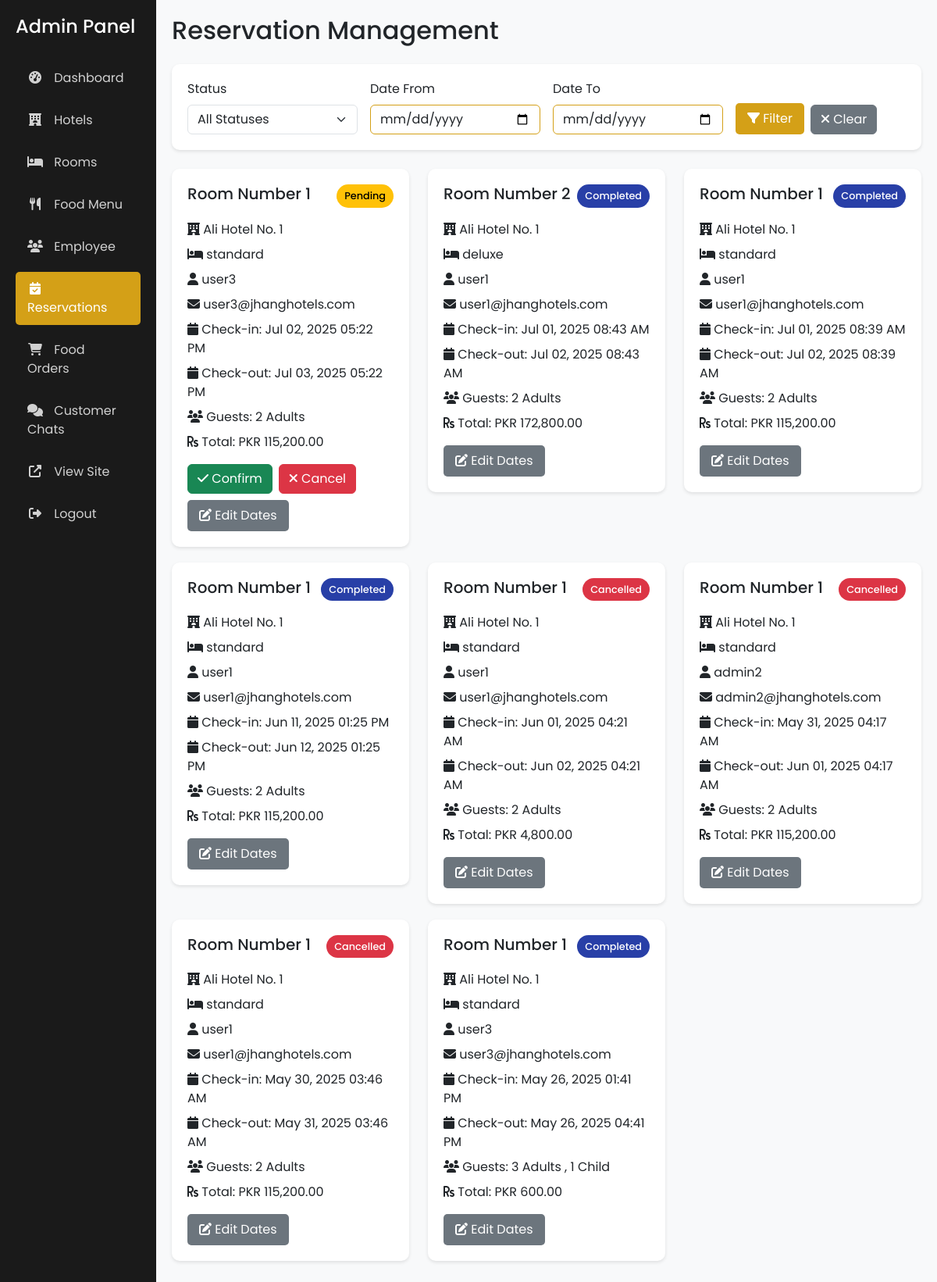
Screenshot of /admin/reservations.php (signed in) with the database file from the repository.
### tables this page shows
CREATE TABLE `bookings` (
  `id` int(11) NOT NULL,
  `user_id` int(11) NOT NULL,
  `hotel_id` int(11) NOT NULL,
  `room_id` int(11) NOT NULL,
  `check_in_date` datetime NOT NULL,
  `check_out_date` datetime NOT NULL,
  `adults` int(11) NOT NULL,
  `children` int(11) NOT NULL,
  `total_price` decimal(10,2) NOT NULL,
  `booking_status` enum('pending','confirmed','cancelled','completed') DEFAULT 'pending',
  `created_at` timestamp NOT NULL DEFAULT current_timestamp(),
  `status` varchar(20) DEFAULT 'pending',
  `check_in` datetime DEFAULT NULL,
  `check_out` datetime DEFAULT NULL
);

CREATE TABLE `hotels` (
  `id` int(11) NOT NULL,
  `name` varchar(100) NOT NULL,
  `description` text DEFAULT NULL,
  `address` text NOT NULL,
  `city` varchar(50) NOT NULL,
  `phone` varchar(20) DEFAULT NULL,
  `email` varchar(100) DEFAULT NULL,
  `website` varchar(100) DEFAULT NULL,
  `image_url` varchar(255) DEFAULT NULL,
  `created_at` timestamp NOT NULL DEFAULT current_timestamp(),
  `updated_at` timestamp NOT NULL DEFAULT current_timestamp() ON UPDATE current_timestamp(),
  `vendor_id` int(11) NOT NULL,
  `average_rating` decimal(3,2) DEFAULT NULL COMMENT 'Stores the average rating (1.00-5.00) for the hotel'
);

CREATE TABLE `rooms` (
  `id` int(11) NOT NULL,
  `hotel_id` int(11) NOT NULL,
  `room_type` enum('standard','deluxe','suite','presidential_suite') NOT NULL,
  `description` text DEFAULT NULL,
  `price_per_hour` decimal(10,2) NOT NULL,
  `capacity` int(11) NOT NULL,
  `image_url` varchar(255) DEFAULT NULL,
  `amenities` text DEFAULT NULL,
  `status` enum('available','not available','maintenance') DEFAULT 'available',
  `created_at` timestamp NOT NULL DEFAULT current_timestamp(),
  `updated_at` timestamp NOT NULL DEFAULT current_timestamp() ON UPDATE current_timestamp()
);

CREATE TABLE `users` (
  `id` int(11) NOT NULL,
  `username` varchar(50) NOT NULL,
  `email` varchar(100) NOT NULL,
  `password` varchar(255) NOT NULL,
  `role` enum('admin','user') DEFAULT 'user',
  `status` enum('active','inactive','suspended') NOT NULL DEFAULT 'active',
  `created_at` timestamp NOT NULL DEFAULT current_timestamp(),
  `first_name` varchar(50) NOT NULL,
  `last_name` varchar(50) NOT NULL,
  `phone` varchar(20) DEFAULT NULL,
  `address` text DEFAULT NULL,
  `profile_image` varchar(255) DEFAULT '',
  `vendor_id` int(11) NOT NULL DEFAULT 0
);

### admin/reservations.php (the view, shortened to what this page needs)
<?php
require_once '../includes/session.php';
$user_id = isset($_GET['user_id']) ? (int)$_GET['user_id'] : null;
$sql = "SELECT b.*, h.name AS hotel_name, r.room_type, u.username, u.email
        FROM bookings b
        JOIN hotels h ON b.hotel_id = h.id
        JOIN rooms r ON b.room_id = r.id
        JOIN users u ON b.user_id = u.id
        WHERE h.vendor_id = ?";
$params = array($_SESSION['user_id']);
$types = "i";
if ($user_id !== null) {
    $sql .= " AND b.user_id = ?";
    $params[] = $user_id;
    $types .= "i";
    $user_sql = "SELECT username FROM users WHERE id = ? LIMIT 1";
    $user_stmt = mysqli_prepare($conn, $user_sql);
    mysqli_stmt_bind_param($user_stmt, "i", $user_id);
    mysqli_stmt_execute($user_stmt);
    $user_result = mysqli_stmt_get_result($user_stmt);
    $user_row = mysqli_fetch_assoc($user_result);
    $username_filter = $user_row ? " for " . htmlspecialchars($user_row['username']) : '';
    mysqli_stmt_close($user_stmt);
} else {
    $username_filter = '';
}
$sql .= " ORDER BY b.booking_status = 'pending' DESC, b.created_at DESC";
$stmt = mysqli_prepare($conn, $sql);
if (!empty($params)) {
    mysqli_stmt_bind_param($stmt, $types, ...$params);
}
mysqli_stmt_execute($stmt);
$bookings = mysqli_stmt_get_result($stmt);
?>
<!DOCTYPE html>
<html lang="en">
<head>
    <link href="https://cdn.jsdelivr.net/npm/bootstrap@5.3.0/dist/css/bootstrap.min.css" rel="stylesheet">
    <link rel="stylesheet" href="https://cdnjs.cloudflare.com/ajax/libs/font-awesome/6.4.2/css/all.min.css">
</head>
<body>
    <div class="container-fluid">
        <div class="row">
            <div class="col-md-3 col-lg-2 sidebar">
                <h4 class="mb-4">Admin Panel</h4>
                <nav class="nav flex-column">
                    <a class="nav-link" href="dashboard.php">
                        <i class="fas fa-tachometer-alt"></i> Dashboard
                    </a>
                    <a class="nav-link" href="hotels.php">
                        <i class="fas fa-hotel"></i> Hotels
                    </a>
                    <a class="nav-link" href="rooms.php">
                        <i class="fas fa-bed"></i> Rooms
                    </a>
                    <a class="nav-link" href="food.php"><i class="fas fa-utensils"></i> Food Menu</a>
                    <a class="nav-link" href="users.php">
                        <i class="fas fa-users"></i> Employee
                    </a>
                    <a class="nav-link active" href="reservations.php">
                        <i class="fas fa-calendar-check"></i> Reservations
                    </a>
                    <a class="nav-link" href="food_orders.php"><i class="fas fa-shopping-cart"></i> Food Orders</a>
                    <a class="nav-link position-relative" href="chat.php">
                        <i class="fas fa-comments"></i> Customer Chats
                    </a>
                    <a class="nav-link" href="../index.php" target="_blank">
                        <i class="fas fa-external-link-alt"></i> View Site
                    </a>
                    <a class="nav-link" href="../logout.php">
                        <i class="fas fa-sign-out-alt"></i> Logout
                    </a>
                </nav>
            </div>
            <div class="col-md-9 col-lg-10 main-content">
                <h2 class="mb-4">Reservation Management<?php echo $username_filter; ?></h2>
                <div class="filter-section mb-4">
                    <form method="GET" class="row g-3">
                        <div class="col-md-3">
                            <label for="status" class="form-label">Status</label>
                            <select class="form-select" id="status" name="status">
                                <option value="">All Statuses</option>
                            </select>
                        </div>
                        <div class="col-md-3">
                            <label for="date_from" class="form-label">Date From</label>
                            <input type="date" class="form-control" id="date_from" name="date_from"
                                   value="<?php echo isset($_GET['date_from']) ? htmlspecialchars($_GET['date_from']) : ''; ?>">
                        </div>
                        <div class="col-md-3">
                            <label for="date_to" class="form-label">Date To</label>
                            <input type="date" class="form-control" id="date_to" name="date_to"
                                   value="<?php echo isset($_GET['date_to']) ? htmlspecialchars($_GET['date_to']) : ''; ?>">
                        </div>
                        <div class="col-md-3 d-flex align-items-end">
                            <button type="submit" class="btn btn-custom me-2">
                                <i class="fas fa-filter"></i> Filter
                            </button>
                            <a href="reservations.php" class="btn btn-secondary">
                                <i class="fas fa-times"></i> Clear
                            </a>
                        </div>
                    </form>
                </div>
                <div class="row">
                    <?php while($booking = mysqli_fetch_assoc($bookings)): ?>
                        <div class="col-md-6 col-lg-4">
                            <div class="booking-card">
                                <div class="d-flex justify-content-between align-items-start mb-3">
                                    <h5 class="mb-0">Room Number <?php echo htmlspecialchars($booking['room_id']); ?></h5>
                                    <span class="status-badge status-<?php echo strtolower($booking['booking_status']); ?>">
                                        <?php echo ucfirst($booking['booking_status']); ?>
                                    </span>
                                </div>
                                <p class="mb-2">
                                    <i class="fas fa-hotel"></i>
                                    <?php echo htmlspecialchars($booking['hotel_name']); ?>
                                </p>
                                <p class="mb-2">
                                    <i class="fas fa-bed"></i>
                                    <?php echo htmlspecialchars($booking['room_type']); ?>
                                </p>
                                <p class="mb-2">
                                    <i class="fas fa-user"></i>
                                    <?php echo htmlspecialchars($booking['username']); ?>
                                </p>
                                <p class="mb-2">
                                    <i class="fas fa-envelope"></i>
                                    <?php echo htmlspecialchars($booking['email']); ?>
                                </p>
                                <p class="mb-2">
                                    <i class="fas fa-calendar"></i>
                                    Check-in: <?php echo date('M d, Y h:i A', strtotime($booking['check_in_date'])); ?>
                                </p>
                                <p class="mb-2">
                                    <i class="fas fa-calendar"></i>
                                    Check-out: <?php echo date('M d, Y h:i A', strtotime($booking['check_out_date'])); ?>
                                </p>
                                <p class="mb-2">
                                    <i class="fas fa-users"></i>
                                    Guests: <?php echo $booking['adults']; ?> Adult<?php echo $booking['adults'] > 1 ? 's' : ''; ?>
                                    <?php echo $booking['children'] > 0 ? ', ' . $booking['children'] . ' Child' . ($booking['children'] > 1 ? 'ren' : '') : ''; ?>
                                </p>
                                <p class="mb-3">
                                    <i class="fas fa-rupee-sign"></i>
                                    Total: PKR <?php echo number_format($booking['total_price'], 2); ?>
                                </p>
                                <div class="d-flex gap-2 flex-wrap">
                                    <?php if ($booking['booking_status'] === 'pending'): ?>
                                        <form method="POST" action="" class="d-inline">
                                            <button type="submit" name="update_status" class="btn btn-success">
                                                <i class="fas fa-check"></i> Confirm
                                            </button>
                                        </form>
                                        <form method="POST" action="" class="d-inline">
                                            <button type="submit" name="update_status" class="btn btn-danger">
                                                <i class="fas fa-times"></i> Cancel
                                            </button>
                                        </form>
                                    <?php endif; ?>
                                    <button type="button" class="btn btn-edit" data-bs-toggle="modal" data-bs-target="#editDatesModal<?php echo $booking['id']; ?>">
                                        <i class="fas fa-edit"></i> Edit Dates
                                    </button>
                                </div>
                            </div>
                        </div>
                    <?php endwhile; ?>
                </div>
            </div>
        </div>
    </div>
</body>
</html>

### admin/reservations.php (style rules this page uses)
body { font-family: 'Poppins', sans-serif; background-color: #f8f9fa; }
.sidebar { background: #1a1a1a; color: white; min-height: 100vh; padding: 20px; }
.sidebar .nav-link { color: rgba(255, 255, 255, 0.8); padding: 10px 15px; margin: 5px 0; border-radius: 5px; transition: all 0.3s; }
.sidebar .nav-link.active { background: #d4a017; color: white; }
.sidebar .nav-link i { margin-right: 10px; width: 20px; text-align: center; }
.main-content { padding: 20px; }
.booking-card { background: white; border-radius: 10px; padding: 20px; margin-bottom: 20px; box-shadow: 0 2px 4px rgba(0,0,0,0.1); transition: transform 0.3s; }
.status-badge { padding: 5px 10px; border-radius: 15px; font-size: 0.8rem; font-weight: 500; }
.status-pending { background-color: #ffc107; color: #000; }
.status-completed { background-color:rgb(40, 63, 167); color: white; }
.status-cancelled { background-color: #dc3545; color: white; }
.btn-custom { background-color: #d4a017; color: white; border: none; padding: 8px 15px; border-radius: 5px; transition: all 0.3s; }
.btn-edit { background-color: #6c757d; color: white; border: none; padding: 8px 15px; border-radius: 5px; transition: all 0.3s; }
.filter-section { background: white; border-radius: 10px; padding: 20px; margin-bottom: 20px; box-shadow: 0 2px 4px rgba(0,0,0,0.1); }
.form-control { border: 1px solid #d4a017; }

### rows the page displays
bookings: room "1", booking_status "Pending", hotel.name "Ali Hotel No. 1", room.room_type "standard", user.username "user3", user.email "user3@jhanghotels.com", check_in_date "Jul 02, 2025 05:22 PM", check_out_date "Jul 03, 2025 05:22 PM", adults "2", total_price "115,200.00"
bookings: room "2", booking_status "Completed", hotel.name "Ali Hotel No. 1", room.room_type "deluxe", user.username "user1", user.email "user1@jhanghotels.com", check_in_date "Jul 01, 2025 08:43 AM", check_out_date "Jul 02, 2025 08:43 AM", adults "2", total_price "172,800.00"
bookings: room "1", booking_status "Completed", hotel.name "Ali Hotel No. 1", room.room_type "standard", user.username "user1", user.email "user1@jhanghotels.com", check_in_date "Jul 01, 2025 08:39 AM", check_out_date "Jul 02, 2025 08:39 AM", adults "2", total_price "115,200.00"
bookings: room "1", booking_status "Completed", hotel.name "Ali Hotel No. 1", room.room_type "standard", user.username "user1", user.email "user1@jhanghotels.com", check_in_date "Jun 11, 2025 01:25 PM", check_out_date "Jun 12, 2025 01:25 PM", adults "2", total_price "115,200.00"
bookings: room "1", booking_status "Cancelled", hotel.name "Ali Hotel No. 1", room.room_type "standard", user.username "user1", user.email "user1@jhanghotels.com", check_in_date "Jun 01, 2025 04:21 AM", check_out_date "Jun 02, 2025 04:21 AM", adults "2", total_price "4,800.00"
bookings: room "1", booking_status "Cancelled", hotel.name "Ali Hotel No. 1", room.room_type "standard", user.username "admin2", user.email "admin2@jhanghotels.com", check_in_date "May 31, 2025 04:17 AM", check_out_date "Jun 01, 2025 04:17 AM", adults "2", total_price "115,200.00"
bookings: room "1", booking_status "Cancelled", hotel.name "Ali Hotel No. 1", room.room_type "standard", user.username "user1", user.email "user1@jhanghotels.com", check_in_date "May 30, 2025 03:46 AM", check_out_date "May 31, 2025 03:46 AM", adults "2", total_price "115,200.00"
bookings: room "1", booking_status "Completed", hotel.name "Ali Hotel No. 1", room.room_type "standard", user.username "user3", user.email "user3@jhanghotels.com", check_in_date "May 26, 2025 01:41 PM", check_out_date "May 26, 2025 04:41 PM", adults "3", children "1", total_price "600.00"
